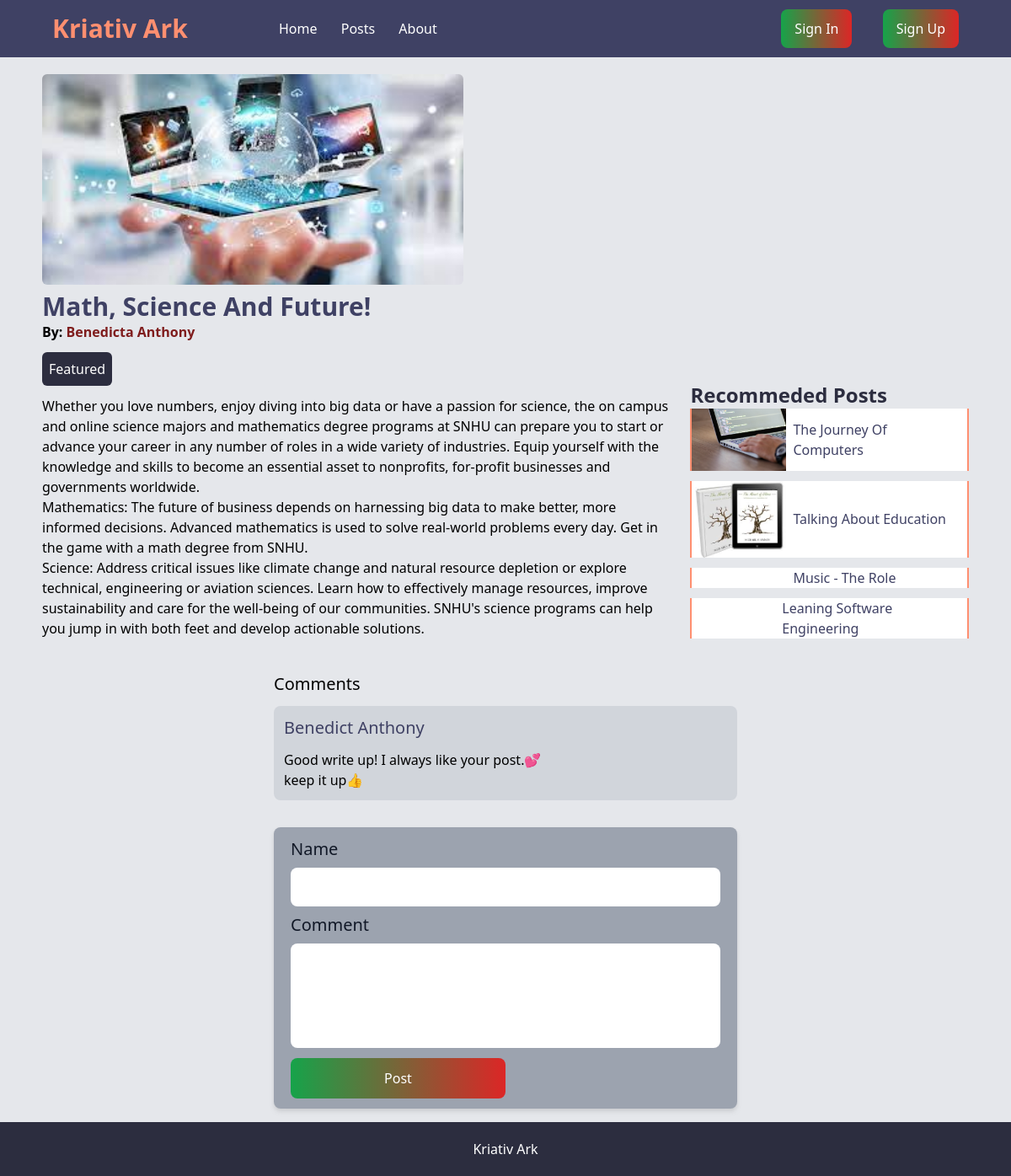
/detail/math-science-and-future, run on the app's committed database.
### posts/models.py (models this page shows, shortened)
class Post(models.Model):
    author = models.ForeignKey(User, on_delete=models.CASCADE, related_name="post")
    title = models.CharField(max_length=50)
    excert = models.CharField(max_length=100)
    text = models.TextField()
    date = models.DateField(auto_now_add=True)
    slug = models.SlugField(max_length=255, db_index=True)
    image = models.ImageField(upload_to="images", null=True, blank=True)
    tag = models.ManyToManyField(Tag, blank=True)

class Tag(models.Model):
    caption = models.CharField(max_length=20, blank=True, null=True)
    type = models.CharField(max_length=20, blank=True, null=True)

class Comments(models.Model):
    name = models.CharField(max_length=50)
    comment = models.TextField(max_length=300)
    post = models.ForeignKey(Post, on_delete=models.CASCADE)
    class Meta:
        verbose_name_plural = "Comments"

### users/models.py (models this page shows, shortened)
class Profile(models.Model):
    user = models.OneToOneField(User, on_delete=models.CASCADE)
    first_name = models.CharField(max_length=100)
    last_name = models.CharField(max_length=100)
    contact = models.CharField(max_length=15, blank=True, null=True)
    bio = models.TextField(max_length=300)
    image = models.ImageField(upload_to="profile/images", blank=True, null=True)
    slug = models.SlugField(max_length=255, db_index=True)
    def __str__(self) -> str:
        return f"{self.first_name} {self.last_name}"

### posts/views.py (the view, shortened to what this page needs)
# urls.py: path("detail/<slug:slug>",  views.detail, name="detail")
def detail(request, slug):
    form = CommentForm()
    try:
        post = Post.objects.get(slug=slug)
    except:
        raise Http404()
    post_tags  = post.tag.all()
    related_posts = Post.objects.filter(tag__in=post_tags).exclude(slug=slug)
    comments = post.comments_set.all().order_by("-id")
    context ={
        "post":post,
        "post_tags":post_tags,
        "related_posts":related_posts,
        "comments":comments,
        "has_comment":comments.count() > 0,
        "form":form
    }
    return render(request, "posts/detail.html", context)

### posts/forms.py
class CommentForm(forms.ModelForm):
    class Meta:
        model = Comments
        fields = ["name", "comment"]

### posts/templates/posts/detail.html (shortened to what this page needs)
{% extends 'base.html' %}
{% load static %}
{% block content %}
{% include 'navbar.html' %}
<section class="container mx-auto mt-5 flex flex-col justify-between items-end md:flex-row">
    <main class="flex flex-col w-full md:w-3/4 spaxe-y-4">
        {% if post.image.url %}
        <img class="w-full rounded-md md:w-2/3" src=" {{post.image.url }}" alt="">
        {% else %}
        <div></div>
        {% endif %}
        <div class="p-3 md:p-0 md:py-2">
            <header class="flex  flex-col justify-center md:items-start">
                <h3 class="text-3xl text-VeryDarkDesaturatedBlue font-bold">{{post.title |title}}</h3>
                <h3 class="text-md font-bold">By: <a class="text-red-900 " href=" {% url 'profile' post.author.profile.slug%} ">{{post.author.profile}}</a> </h3>
                <div class="flex space-x-4 py-3">
                    {% for post_tag in post_tags  %}
                        <span class="text-md text-white bg-VeryDarkGrayBlue p-2 rounded-md">{{post_tag.caption |title}}</span>
                    {% endfor %}
                </div>
            </header>
            <p class="md:text-xl" > {{post.text | linebreaks}} </p>
        </div>
    </main>
    <aside class="pl-0 mt-4 mb-2 h-full w-full md:w-96 md:pl-5">
        <h2 class="text-2xl  text-VeryDarkGrayBlue font-bold ">Recommeded Posts</h2>
      <ul class="flex flex-col space-y-3">
        {% for related_post in related_posts  %}
        <li class="flex items-center bg-white w-full pr-3 border-VeryLightRed border-x-2">
            {% if related_post.image.url%}
            <img class="w-28" src="{{related_post.image.url}}" alt="">
            {% else %}
            <p>{{related_post.title |title}}</p>
            {% endif %}
            <a href=" {% url 'detail' related_post.slug %} " class="px-2 text-VeryDarkDesaturatedBlue">{{related_post.title |title}}</a>
        </li>
        {% endfor %}
      </ul>
    </aside>
</section>
<section class="mx-auto container mt-8">
    <div class="w-full mx-auto  md:w-1/2">
        {% if has_comment %}
        <h3 class="text-bold text-xl pb-3">Comments</h3>
        {% endif %}
        {% for comment in comments %}
        <div class="bg-gray-300 p-3 rounded-lg w-full">
            <h2 class="text-semibold pb-3 text-VeryDarkDesaturatedBlue text-xl">{{comment.name |title}}</h2>
            <p class="text-md text-VeryDarkGrayBlue">{{comment.comment |capfirst | linebreaks }}</p>
        </div>
        {% endfor %}
    </div>
</section>
<section class="container mx-auto mt-8">
    <div class="flex flex-col justify-between items-center my-4">
        <form action="" method="POST" enctype="multipart/form-data" class="bg-gray-400 py-3 px-5 rounded-lg drop-shadow-md w-full md:w-1/2">
            <div class="flex flex-col input">
                <label for="title" class="text-gray-900 text-xl pb-2">Name</label>
                {{form.name}}
            </div>
            <div class="flex flex-col input comment mt-2">
                <label for="title" class="text-xl text-gray-900 pb-2">Comment</label>
              {{form.comment}}
            </div>
            <input type="submit" value="Post" class="w-1/2 py-3 px-4 bg-gradient-to-r from-green-600 to-red-600 hover:from-red-600 hover:to-green-400 text-white rounded-lg hover:bg-green-800 text-white rounded-lg  mt-3 text-center text-1xl">
        </form>
    </div>
</section>
{% endblock content %}

### data on the page
Post: image (picture), title "Math, Science And Future!", author.profile "Benedicta Anthony", text "Whether you love numbers, enjoy diving into big data or have a passion for science, the on campus and online science majors and mathematics degree programs at SNHU can prepare you to start or advance your career in any number of roles in a wide variety of industries. Equip yourself with the knowledge and skills to become an essential asset to nonprofits, for-profit businesses and governments worldwide. Mathematics: The future of business depends on harnessing big data to make better, more informed decisions. Advanced mathematics is used to solve real-world problems every day. Get in the game with a math degree from SNHU. Science: Address critical issues like climate change and natural…"
Tag: caption "Featured"
Post: image (picture), title "The Journey Of Computers"
Post: image (picture), title "Talking About Education"
Post: title "Music - The Role"
Post: title "Leaning Software Engineering"
Comments: name "Benedict Anthony", comment "Good write up! I always like your post.💕 keep it up👍"
